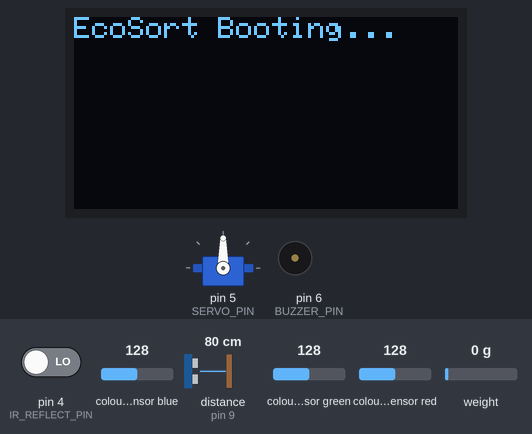
The sketch below on a simulated Arduino Uno, built with avr-gcc and run on an emulated ATmega328P. Parts: 128×64 one-colour display, servo, buzzer (waves = sounding, pin HIGH). Wiring (inferred from the names in the program): ultrasonic range finder: trigger pin 8; echo pin 9. The test bench sets the inputs (shaded band); at power-on: distance to the obstacle (sensor on pin 9) 80 cm, pin 4 (IR_REFLECT_PIN) LOW, colour sensor blue 128, colour sensor green 128, colour sensor red 128, weight on the scale 0 g. The echo pulse lasts 58.3 µs per cm; pins used as bus, display or sensor lines are not drawn; what the sketch prints to the serial monitor is not drawn.

Above: at 0.5 s.
At 3.5 s:
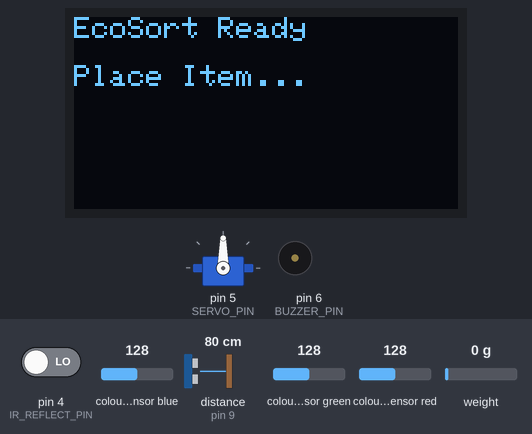
3.6 s: distance to the obstacle (sensor on pin 9) set to 2 cm
At 5.7 s:
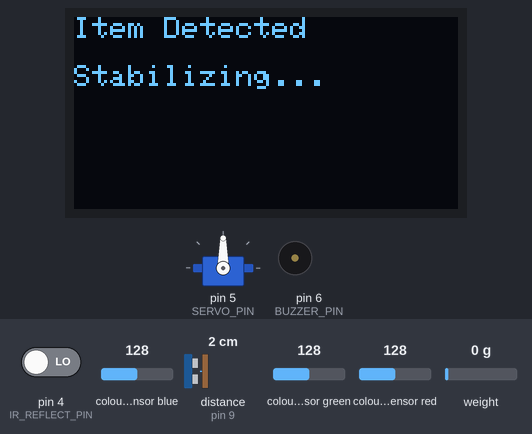
6.0 s: pin 4 (IR_REFLECT_PIN) driven HIGH
At 9.4 s:
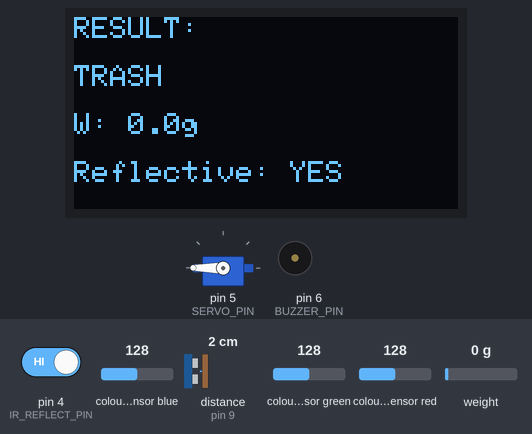
Timing chart, 0 to 11.8 s (numbered marks = the images above; inputs shaded):
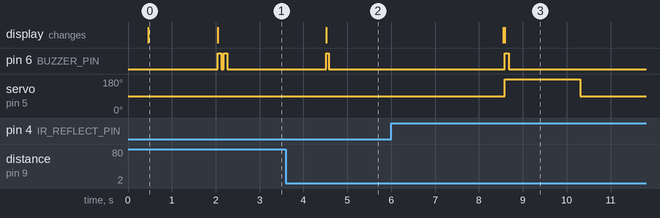

Measured:
- after the input at 3.6 s, pin 6 (BUZZER_PIN): LOW → HIGH after 0.91 s, → LOW 0.06 s later; the display: changes after 0.91 s (image 2)
- after the input at 6.0 s, the display: first changes after 2.6 s (image 3 shows a later state)
- what the display in image 0 shows lasts 1.5 s, from 0.5 s to 2.0 s

The sketch:

ecosort.ino
```cpp
/*
  EcoSort - Smart Automated Waste Sorting Bin
  Sensors:
    - Load Cell + HX711 (weight)
    - HC-SR04 Ultrasonic (presence / height proxy)
    - TCS34725 Color Sensor (RGB + Clear)
    - IR Reflective Sensor (digital threshold)
  Outputs:
    - MG996R Servo (seesaw)
    - SSD1306 OLED (status)
    - Optional buzzer

  Tested items:
    - Paper 10g, white, NOT reflective -> TRASH
    - Cardboard 12g, brown, NOT reflective -> TRASH
    - Mint container 22g, green, NOT reflective -> RECYCLE
    - Plastic bottle 27g, light color, REFLECTIVE -> RECYCLE
*/

#include <Arduino.h>
#include <Wire.h>
#include <Servo.h>
#include "HX711.h"
#include <Adafruit_TCS34725.h>
#include <Adafruit_GFX.h>
#include <Adafruit_SSD1306.h>

// -------------------- PINS --------------------
const int HX_DOUT_PIN = 3;
const int HX_SCK_PIN  = 2;

const int IR_REFLECT_PIN = 4;     // digital output from HW-870/TCRT5000 module

const int SERVO_PIN  = 5;
const int BUZZER_PIN = 6;         // optional

const int US_TRIG_PIN = 8;         // HC-SR04 TRIG
const int US_ECHO_PIN = 9;         // HC-SR04 ECHO

// I2C: SDA/SCL are on A4/A5 on UNO-style boards (UNO R4 uses same header pins)

// -------------------- OLED --------------------
#define SCREEN_WIDTH 128
#define SCREEN_HEIGHT 64
#define OLED_RESET    -1
Adafruit_SSD1306 display(SCREEN_WIDTH, SCREEN_HEIGHT, &Wire, OLED_RESET);

// -------------------- COLOR SENSOR --------------------
Adafruit_TCS34725 tcs(
  TCS34725_INTEGRATIONTIME_50MS,
  TCS34725_GAIN_4X
);

// -------------------- SCALE --------------------
HX711 scale;

// IMPORTANT: Set this from your calibration
// Run calibration with a known weight and adjust until grams look right.
float CALIBRATION_FACTOR = 2280.0f;

// -------------------- SERVO --------------------
Servo gateServo;

// Servo angles (adjust to match your mechanism)
const int SERVO_RECYCLE = 0;   // left
const int SERVO_CENTER  = 90;  // neutral
const int SERVO_TRASH   = 180; // right

// -------------------- TIMING --------------------
const unsigned long SETTLE_MS      = 700;   // wait after detecting item
const unsigned long ACTUATE_MS     = 900;   // time to keep tilted so item drops
const unsigned long RETURN_MS      = 300;   // time after returning to center
const unsigned long COOLDOWN_MS    = 800;   // avoid double-trigger

// -------------------- THRESHOLDS (tune if needed) --------------------
// Presence detection thresholds
const float WEIGHT_PRESENT_G   = 5.0f;      // if weight > this, assume item present
const float HEIGHT_PRESENT_CM  = 15.0f;     // if distance drops below this, item present (depends on mounting)
// You will calibrate this based on your empty distance.

// Classification thresholds
const float LIGHT_TRASH_G      = 15.0f;     // < 15g -> TRASH (paper/cardboard)
const float RECYCLE_MAX_G      = 60.0f;     // safe upper bound for these demos

// Green detection for mint container (ratio)
const float GREEN_RATIO_MIN    = 0.30f;

// Optional: “tall object” heuristic (plastic bottle)
const float TALL_OBJECT_CM     = 10.0f;     // if estimated height >= this -> likely bottle (depends on setup)

// -------------------- TYPES --------------------
enum ItemClass {
  CLASS_TRASH,
  CLASS_RECYCLE,
  CLASS_UNKNOWN
};

struct Measurement {
  float weight_g;
  float distance_cm; // ultrasonic distance to object (not true height unless you compute from empty distance)
  bool reflective;
  uint16_t r, g, b, c;
  float rn, gn, bn; // normalized ratios
};

// -------------------- STATE MACHINE --------------------
enum State {
  STATE_IDLE,
  STATE_DETECTED,
  STATE_SETTLE,
  STATE_MEASURE,
  STATE_DECIDE,
  STATE_ACTUATE,
  STATE_RETURN,
  STATE_COOLDOWN
};

State state = STATE_IDLE;
unsigned long stateStartMs = 0;

// Used to convert ultrasonic distance to "height proxy"
float emptyDistanceCm = 0.0f; // measured at startup

// -------------------- HELPERS --------------------
void beep(int ms, int times=1) {
  if (BUZZER_PIN < 0) return;
  for (int i=0; i<times; i++) {
    digitalWrite(BUZZER_PIN, HIGH);
    delay(ms);
    digitalWrite(BUZZER_PIN, LOW);
    delay(60);
  }
}

void oledPrint(const String &l1, const String &l2="", const String &l3="", const String &l4="") {
  display.clearDisplay();
  display.setCursor(0, 0);
  display.print(l1);
  display.setCursor(0, 16);
  display.print(l2);
  display.setCursor(0, 32);
  display.print(l3);
  display.setCursor(0, 48);
  display.print(l4);
  display.display();
}

float readUltrasonicCm() {
  // HC-SR04: trigger 10us pulse, measure echo duration
  digitalWrite(US_TRIG_PIN, LOW);
  delayMicroseconds(2);
  digitalWrite(US_TRIG_PIN, HIGH);
  delayMicroseconds(10);
  digitalWrite(US_TRIG_PIN, LOW);

  unsigned long duration = pulseIn(US_ECHO_PIN, HIGH, 30000UL); // 30ms timeout (~5m)
  if (duration == 0) return 999.0f; // no echo
  // distance cm ~ duration/58
  return (float)duration / 58.0f;
}

float readWeightGrams(int samples=15) {
  // Average multiple scale readings to reduce noise
  float sum = 0.0f;
  for (int i=0; i<samples; i++) {
    sum += scale.get_units(1);
  }
  return sum / (float)samples;
}

void readColor(Measurement &m, int samples=5) {
  uint32_t r_acc=0, g_acc=0, b_acc=0, c_acc=0;
  for (int i=0; i<samples; i++) {
    uint16_t r,g,b,c;
    tcs.getRawData(&r,&g,&b,&c);
    r_acc += r; g_acc += g; b_acc += b; c_acc += c;
    delay(10);
  }
  m.r = (uint16_t)(r_acc / samples);
  m.g = (uint16_t)(g_acc / samples);
  m.b = (uint16_t)(b_acc / samples);
  m.c = (uint16_t)(c_acc / samples);

  float C = (m.c == 0) ? 1.0f : (float)m.c;
  m.rn = (float)m.r / C;
  m.gn = (float)m.g / C;
  m.bn = (float)m.b / C;
}

bool readReflective() {
  // Most IR modules: LOW or HIGH depending on threshold.
  // If your module behavior is opposite, flip this logic.
  int v = digitalRead(IR_REFLECT_PIN);
  // assume HIGH = reflective detected (common on some boards), adjust if needed
  return (v == HIGH);
}

ItemClass classify(const Measurement &m) {
  // Convert distance to a "height proxy" using emptyDistanceCm if you want:
  // heightProxy = emptyDistance - currentDistance
  float heightProxy = (emptyDistanceCm > 0 && m.distance_cm < 900) ? (emptyDistanceCm - m.distance_cm) : 0.0f;

  // Rule 1: very light -> TRASH (paper/cardboard)
  if (m.weight_g < LIGHT_TRASH_G) {
    return CLASS_TRASH;
  }

  // Rule 2: demo recycle range
  if (m.weight_g >= LIGHT_TRASH_G && m.weight_g <= RECYCLE_MAX_G) {
    // Mint container: green dominant
    if (m.gn > GREEN_RATIO_MIN) {
      return CLASS_RECYCLE;
    }

    // Plastic bottle: reflective
    if (m.reflective) {
      return CLASS_RECYCLE;
    }

    // Optional: tall object -> likely bottle
    if (heightProxy >= TALL_OBJECT_CM) {
      return CLASS_RECYCLE;
    }

    // Otherwise unknown -> TRASH (safe)
    return CLASS_TRASH;
  }

  // Heavy unknown -> TRASH by default
  return CLASS_TRASH;
}

void go(State s) {
  state = s;
  stateStartMs = millis();
}

// -------------------- SETUP --------------------
void setup() {
  Serial.begin(115200);
  delay(400);

  pinMode(IR_REFLECT_PIN, INPUT);
  pinMode(BUZZER_PIN, OUTPUT);
  digitalWrite(BUZZER_PIN, LOW);

  pinMode(US_TRIG_PIN, OUTPUT);
  pinMode(US_ECHO_PIN, INPUT);

  // OLED
  if (!display.begin(SSD1306_SWITCHCAPVCC, 0x3C)) {
    // If OLED not found, still continue without it
  } else {
    display.clearDisplay();
    display.setTextSize(1);
    display.setTextColor(SSD1306_WHITE);
    oledPrint("EcoSort Booting...");
  }

  // Servo
  gateServo.attach(SERVO_PIN);
  gateServo.write(SERVO_CENTER);

  // Color sensor
  bool tcs_ok = tcs.begin();
  if (!tcs_ok) {
    Serial.println("ERROR: TCS34725 not found.");
  } else {
    Serial.println("TCS34725 OK");
  }

  // HX711
  scale.begin(HX_DOUT_PIN, HX_SCK_PIN);
  scale.set_scale(CALIBRATION_FACTOR);
  scale.tare(); // zero the scale
  Serial.println("Scale tared.");

  // Measure empty ultrasonic distance (baseline)
  // Take multiple samples to reduce noise
  float sum=0.0f;
  int n=10;
  for (int i=0; i<n; i++) {
    float d = readUltrasonicCm();
    sum += d;
    delay(50);
  }
  emptyDistanceCm = sum / n;
  Serial.print("Ultrasonic empty baseline (cm): ");
  Serial.println(emptyDistanceCm);

  oledPrint("EcoSort Ready", "Place Item...");
  beep(80, 2);

  go(STATE_IDLE);
}

// -------------------- LOOP --------------------
void loop() {
  unsigned long now = millis();

  // quick reads for detection
  float w_quick = readWeightGrams(5);
  float d_quick = readUltrasonicCm();

  bool presentByWeight = (w_quick > WEIGHT_PRESENT_G);
  bool presentByUS = (d_quick < HEIGHT_PRESENT_CM); // depends on your mounting

  switch (state) {

    case STATE_IDLE:
      gateServo.write(SERVO_CENTER);
      oledPrint("EcoSort Ready", "Place Item...");
      // detect item
      if (presentByWeight || presentByUS) {
        go(STATE_DETECTED);
      }
      break;

    case STATE_DETECTED:
      oledPrint("Item Detected", "Stabilizing...");
      beep(60, 1);
      go(STATE_SETTLE);
      break;

    case STATE_SETTLE:
      if (now - stateStartMs >= SETTLE_MS) {
        go(STATE_MEASURE);
      }
      break;

    case STATE_MEASURE: {
      Measurement m{};
      m.weight_g = readWeightGrams(15);
      m.distance_cm = readUltrasonicCm();
      m.reflective = readReflective();
      readColor(m);

      // show measurements
      String l2 = "W: " + String(m.weight_g, 1) + "g";
      String l3 = "d: " + String(m.distance_cm, 1) + "cm";
      String l4 = String("G%: ") + String(m.gn, 2) + (m.reflective ? " Rfl:Y" : " Rfl:N");
      oledPrint("Measuring...", l2, l3, l4);

      // log
      Serial.print("W(g)="); Serial.print(m.weight_g, 2);
      Serial.print("  d(cm)="); Serial.print(m.distance_cm, 2);
      Serial.print("  refl="); Serial.print(m.reflective ? "Y" : "N");
      Serial.print("  RGBc="); Serial.print(m.r); Serial.print(",");
      Serial.print(m.g); Serial.print(","); Serial.print(m.b);
      Serial.print(" c="); Serial.print(m.c);
      Serial.print("  rn/gn/bn="); Serial.print(m.rn, 3); Serial.print(",");
      Serial.print(m.gn, 3); Serial.print(","); Serial.println(m.bn, 3);

      // decide immediately
      ItemClass cls = classify(m);

      // decide target angle
      int targetAngle = SERVO_TRASH;
      String result = "TRASH";
      if (cls == CLASS_RECYCLE) {
        targetAngle = SERVO_RECYCLE;
        result = "RECYCLE";
      }

      oledPrint("RESULT:", result,
                String("W: ") + String(m.weight_g, 1) + "g",
                m.reflective ? "Reflective: YES" : "Reflective: NO");

      // actuate
      gateServo.write(targetAngle);
      beep(90, (cls == CLASS_RECYCLE) ? 2 : 1);

      go(STATE_ACTUATE);
      break;
    }

    case STATE_ACTUATE:
      if (now - stateStartMs >= ACTUATE_MS) {
        gateServo.write(SERVO_CENTER);
        go(STATE_RETURN);
      }
      break;

    case STATE_RETURN:
      if (now - stateStartMs >= RETURN_MS) {
        go(STATE_COOLDOWN);
      }
      break;

    case STATE_COOLDOWN:
      // Wait until item removed to avoid re-trigger
      oledPrint("Remove Item", "Resetting...");
      if ((now - stateStartMs >= COOLDOWN_MS) && !presentByWeight && !presentByUS) {
        go(STATE_IDLE);
      }
      break;
  }

  delay(20); // small loop delay to reduce flicker / noise
}
```
